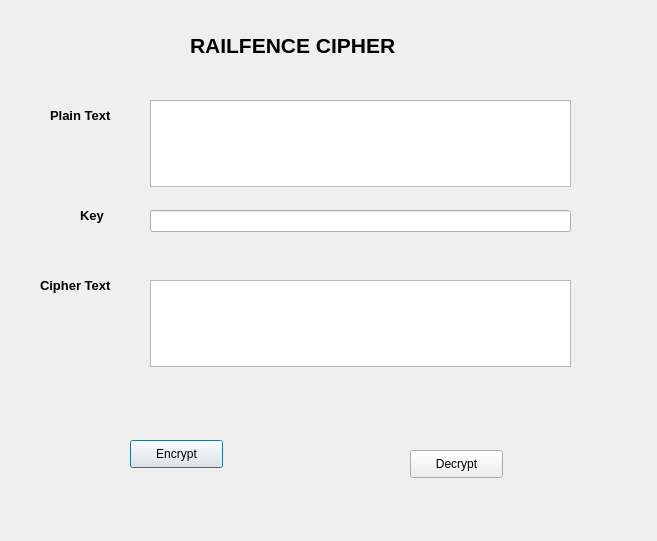
<?xml version="1.0" encoding="UTF-8"?>
<ui version="4.0">
 <class>Dialog</class>
 <widget class="QDialog" name="Dialog">
  <property name="geometry">
   <rect>
    <x>0</x>
    <y>0</y>
    <width>657</width>
    <height>541</height>
   </rect>
  </property>
  <property name="windowTitle">
   <string>Dialog</string>
  </property>
  <widget class="QLabel" name="label_4">
   <property name="geometry">
    <rect>
     <x>190</x>
     <y>20</y>
     <width>321</width>
     <height>51</height>
    </rect>
   </property>
   <property name="font">
    <font>
     <family>MS Shell Dlg 2</family>
     <pointsize>16</pointsize>
     <weight>75</weight>
     <bold>true</bold>
    </font>
   </property>
   <property name="text">
    <string>RAILFENCE CIPHER</string>
   </property>
  </widget>
  <widget class="QLabel" name="label">
   <property name="geometry">
    <rect>
     <x>50</x>
     <y>100</y>
     <width>91</width>
     <height>31</height>
    </rect>
   </property>
   <property name="font">
    <font>
     <family>MS Shell Dlg 2</family>
     <pointsize>10</pointsize>
     <weight>75</weight>
     <bold>true</bold>
    </font>
   </property>
   <property name="text">
    <string>Plain Text</string>
   </property>
  </widget>
  <widget class="QPushButton" name="pushButton">
   <property name="geometry">
    <rect>
     <x>130</x>
     <y>440</y>
     <width>93</width>
     <height>28</height>
    </rect>
   </property>
   <property name="text">
    <string>Encrypt</string>
   </property>
  </widget>
  <widget class="QLabel" name="label_2">
   <property name="geometry">
    <rect>
     <x>80</x>
     <y>200</y>
     <width>61</width>
     <height>31</height>
    </rect>
   </property>
   <property name="font">
    <font>
     <family>MS Shell Dlg 2</family>
     <pointsize>10</pointsize>
     <weight>75</weight>
     <bold>true</bold>
    </font>
   </property>
   <property name="text">
    <string>Key</string>
   </property>
  </widget>
  <widget class="QTextEdit" name="textEdit_2">
   <property name="geometry">
    <rect>
     <x>150</x>
     <y>280</y>
     <width>421</width>
     <height>87</height>
    </rect>
   </property>
  </widget>
  <widget class="QLabel" name="label_3">
   <property name="geometry">
    <rect>
     <x>40</x>
     <y>270</y>
     <width>101</width>
     <height>31</height>
    </rect>
   </property>
   <property name="font">
    <font>
     <family>MS Shell Dlg 2</family>
     <pointsize>10</pointsize>
     <weight>75</weight>
     <bold>true</bold>
    </font>
   </property>
   <property name="text">
    <string>Cipher Text</string>
   </property>
  </widget>
  <widget class="QTextEdit" name="textEdit">
   <property name="geometry">
    <rect>
     <x>150</x>
     <y>100</y>
     <width>421</width>
     <height>87</height>
    </rect>
   </property>
  </widget>
  <widget class="QLineEdit" name="lineEdit">
   <property name="geometry">
    <rect>
     <x>150</x>
     <y>210</y>
     <width>421</width>
     <height>22</height>
    </rect>
   </property>
  </widget>
  <widget class="QPushButton" name="pushButton_2">
   <property name="geometry">
    <rect>
     <x>410</x>
     <y>450</y>
     <width>93</width>
     <height>28</height>
    </rect>
   </property>
   <property name="text">
    <string>Decrypt</string>
   </property>
  </widget>
 </widget>
 <resources/>
 <connections/>
</ui>
